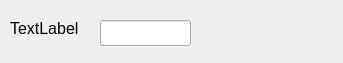
<?xml version="1.0" encoding="UTF-8"?>
<ui version="4.0">
 <class>Form</class>
 <widget class="QWidget" name="Form">
  <property name="geometry">
   <rect>
    <x>0</x>
    <y>0</y>
    <width>343</width>
    <height>63</height>
   </rect>
  </property>
  <property name="windowTitle">
   <string>Form</string>
  </property>
  <widget class="QLabel" name="name_label">
   <property name="geometry">
    <rect>
     <x>10</x>
     <y>20</y>
     <width>111</width>
     <height>16</height>
    </rect>
   </property>
   <property name="font">
    <font>
     <pointsize>12</pointsize>
    </font>
   </property>
   <property name="text">
    <string>TextLabel</string>
   </property>
  </widget>
  <widget class="QLineEdit" name="lineEdit">
   <property name="geometry">
    <rect>
     <x>100</x>
     <y>20</y>
     <width>91</width>
     <height>26</height>
    </rect>
   </property>
  </widget>
 </widget>
 <resources/>
 <connections/>
</ui>
